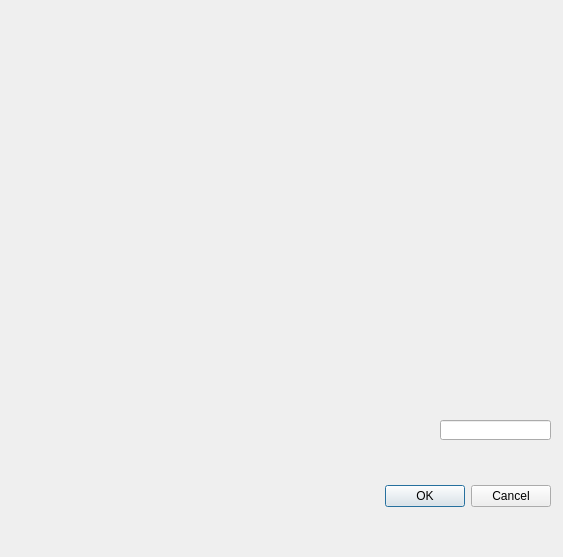
<?xml version="1.0" encoding="UTF-8"?>
<ui version="4.0">
 <class>ChannelPropertiesDialogClass</class>
 <widget class="QDialog" name="ChannelPropertiesDialogClass">
  <property name="geometry">
   <rect>
    <x>0</x>
    <y>0</y>
    <width>563</width>
    <height>557</height>
   </rect>
  </property>
  <property name="windowTitle">
   <string>Channel properties</string>
  </property>
  <widget class="QWidget" name="layoutWidget">
   <property name="geometry">
    <rect>
     <x>10</x>
     <y>480</y>
     <width>541</width>
     <height>33</height>
    </rect>
   </property>
   <layout class="QHBoxLayout">
    <property name="spacing">
     <number>6</number>
    </property>
    <property name="margin">
     <number>0</number>
    </property>
    <item>
     <spacer>
      <property name="orientation">
       <enum>Qt::Horizontal</enum>
      </property>
      <property name="sizeHint" stdset="0">
       <size>
        <width>131</width>
        <height>31</height>
       </size>
      </property>
     </spacer>
    </item>
    <item>
     <widget class="QPushButton" name="okButton">
      <property name="text">
       <string>OK</string>
      </property>
     </widget>
    </item>
    <item>
     <widget class="QPushButton" name="cancelButton">
      <property name="text">
       <string>Cancel</string>
      </property>
     </widget>
    </item>
   </layout>
  </widget>
  <widget class="QwtPlot" name="qwtPlot">
   <property name="geometry">
    <rect>
     <x>10</x>
     <y>10</y>
     <width>541</width>
     <height>391</height>
    </rect>
   </property>
  </widget>
  <widget class="QwtSlider" name="Slider">
   <property name="geometry">
    <rect>
     <x>10</x>
     <y>450</y>
     <width>541</width>
     <height>21</height>
    </rect>
   </property>
  </widget>
  <widget class="QLineEdit" name="powerLineEdit">
   <property name="geometry">
    <rect>
     <x>440</x>
     <y>420</y>
     <width>111</width>
     <height>20</height>
    </rect>
   </property>
   <property name="readOnly">
    <bool>true</bool>
   </property>
  </widget>
 </widget>
 <customwidgets>
  <customwidget>
   <class>QwtPlot</class>
   <extends>QFrame</extends>
   <header>qwt_plot.h</header>
  </customwidget>
  <customwidget>
   <class>QwtSlider</class>
   <extends>QWidget</extends>
   <header>qwt_slider.h</header>
  </customwidget>
 </customwidgets>
 <resources/>
 <connections>
  <connection>
   <sender>okButton</sender>
   <signal>clicked()</signal>
   <receiver>ChannelPropertiesDialogClass</receiver>
   <slot>accept()</slot>
   <hints>
    <hint type="sourcelabel">
     <x>278</x>
     <y>253</y>
    </hint>
    <hint type="destinationlabel">
     <x>96</x>
     <y>254</y>
    </hint>
   </hints>
  </connection>
  <connection>
   <sender>cancelButton</sender>
   <signal>clicked()</signal>
   <receiver>ChannelPropertiesDialogClass</receiver>
   <slot>reject()</slot>
   <hints>
    <hint type="sourcelabel">
     <x>369</x>
     <y>253</y>
    </hint>
    <hint type="destinationlabel">
     <x>179</x>
     <y>282</y>
    </hint>
   </hints>
  </connection>
  <connection>
   <sender>Slider</sender>
   <signal>valueChanged(double)</signal>
   <receiver>ChannelPropertiesDialogClass</receiver>
   <slot>sliderValueChanged(double)</slot>
   <hints>
    <hint type="sourcelabel">
     <x>280</x>
     <y>420</y>
    </hint>
    <hint type="destinationlabel">
     <x>281</x>
     <y>242</y>
    </hint>
   </hints>
  </connection>
 </connections>
 <slots>
  <slot>sliderValueChanged(double)</slot>
 </slots>
</ui>
